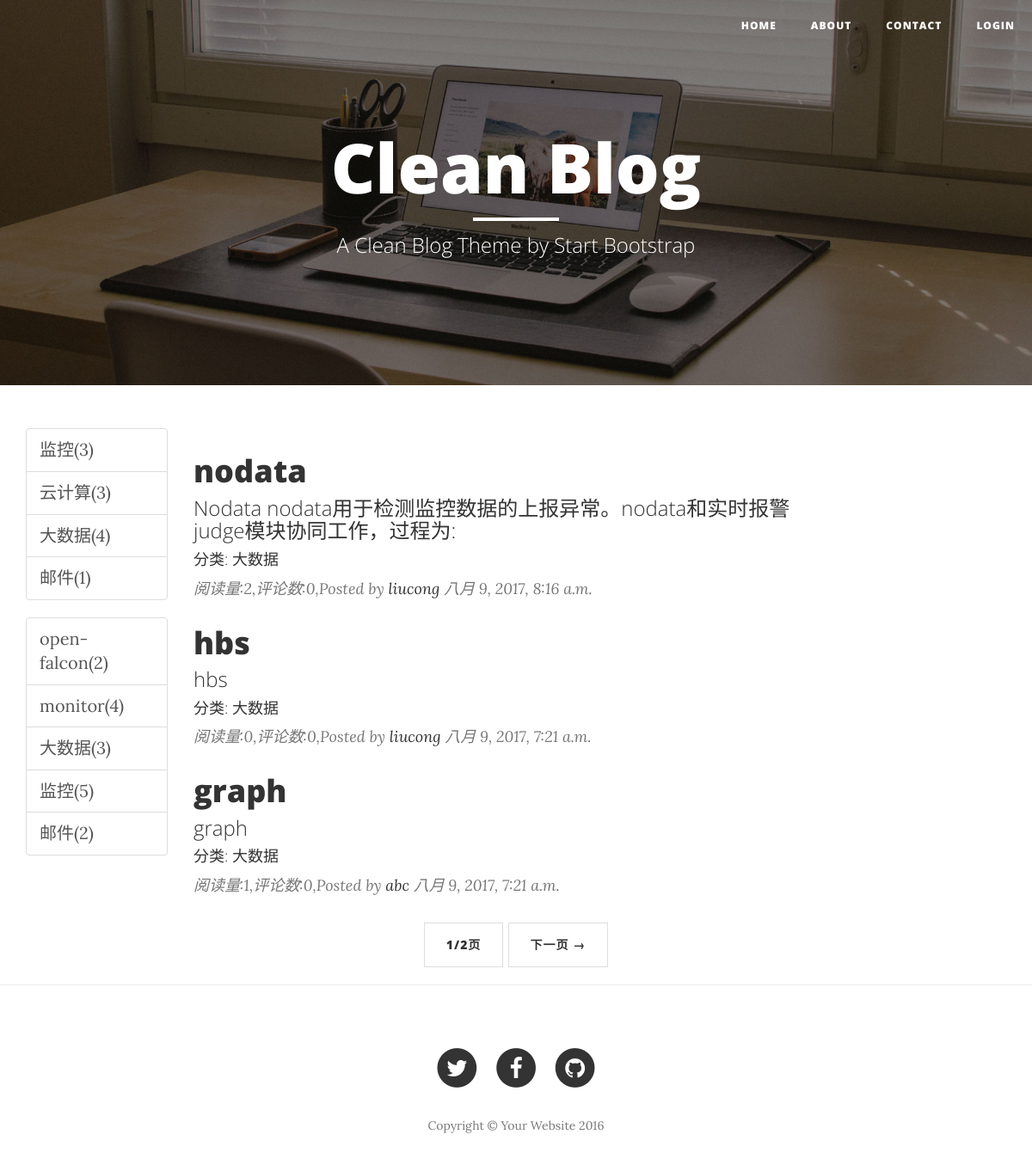
/blog/3/, run on an earlier commit of the app's database.
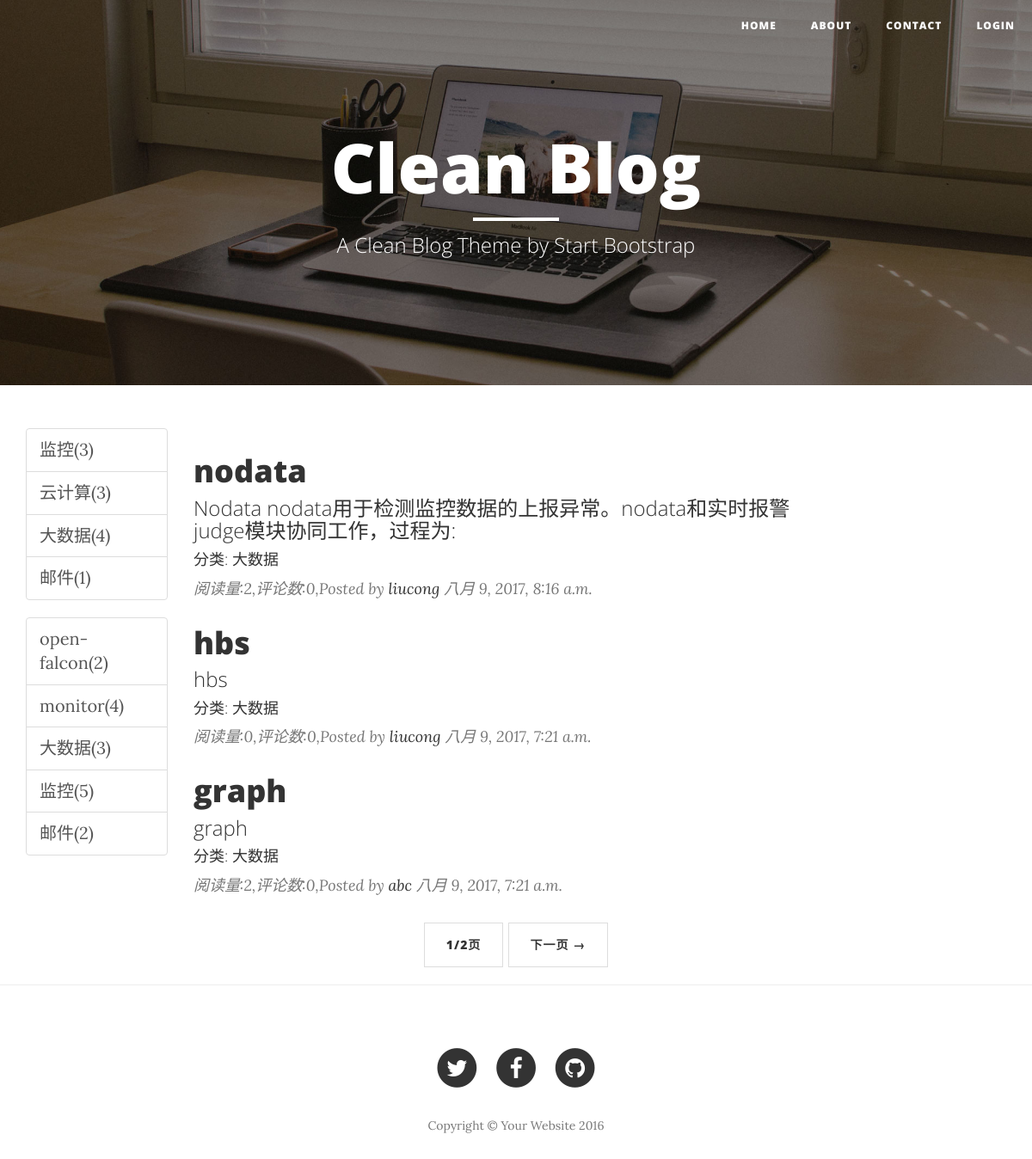
And on a later commit of the database.
### blog/models.py (models this page shows, shortened)
class Category(models.Model):
    name = models.CharField(max_length=255)
    def __unicode__(self):
        return self.name

class Tag(models.Model):
    name = models.CharField(max_length=255)
    def __unicode__(self):
        return self.name

class Article(models.Model):
    title = models.CharField(max_length=255)
    abstract = models.CharField(max_length=255,blank=True)
    content = models.TextField()
    create_time = models.DateTimeField(auto_now_add=True)
    modify_time = models.DateTimeField(auto_now_add=True)
    author = models.ForeignKey(Author,on_delete=models.CASCADE)
    tags = models.ManyToManyField(Tag,blank=True)
    category = models.ForeignKey(Category,on_delete=models.CASCADE)
    read_count = models.PositiveIntegerField(default=0)
    def get_absolute_url(self):
        return reverse("blog:detail",kwargs={'pk':self.pk})

class Author(models.Model):
    name  = models.CharField(max_length=255)
    password = models.CharField(max_length=255)
    email = models.EmailField()

### blog/views.py (the view)
# urls.py: url(r'^(?P<cid>[0-9]*)/$', views.index,name="index"),
def index(request,cid=-1):
    if cid == -1:
        article_list = Article.objects.all().order_by('-create_time')
    else:
        category = get_object_or_404(Category,pk=cid)
        article_list = Article.objects.filter(category=category).order_by('-create_time')
    paginator = Paginator(article_list,3)
    page = request.GET.get('page')
    try:
        pager = paginator.page(page)
    except PageNotAnInteger:
        pager = paginator.page(1)
    return render(request,'blog/index.html',context={'pager':pager})

### blog/templatetags/tags.py (called while the page is built)
@register.simple_tag
def get_categories():
    return Category.objects.all()

@register.simple_tag
def get_tags():
    return Tag.objects.annotate(num_articles=Count('article')).filter(num_articles__gt=0)

### blog/templates/blog/index.html (shortened to what this page needs)
{% extends 'blog/base.html' %}
{% load tags %}
{% block header %}
    <header class="intro-header bg-img">
        <div class="container">
            <div class="row">
                <div class="col-lg-8 col-lg-offset-2 col-md-10 col-md-offset-1">
                    <div class="site-heading">
                        <h1>Clean Blog</h1>
                        <hr class="small">
                        <span class="subheading">A Clean Blog Theme by Start Bootstrap</span>
                    </div>
                </div>
            </div>
        </div>
    </header>
{% endblock header %}
{% block main %}
    <div class="col-lg-8 col-md-10">
    {% for article in pager.object_list %}
        <div class="post-preview">
            <a href="{{ article.get_absolute_url }}">
                <h2 class="post-title">
                    {{ article.title }}
                </h2>
                <h3 class="post-subtitle">
                    {{ article.abstract }}
                </h3>
                <h4 class="post-subtitle">
                    分类: {{ article.category }}
                </h4>
            </a>
            <p class="post-meta">阅读量:{{ article.read_count }},评论数:{{ article.comment_set.count }},Posted by <a href="#">{{ article.author.name }}</a> {{ article.create_time }}</p>
        </div>
    {% empty %}
        <div class="post-preview">
            暂时还没有发布的文章!
        </div>
        <hr>
        {% endfor %}
        <ul class="pager">
            <li>
                <a href="#">{{ pager.number }}/{{ pager.paginator.num_pages }}页</a>
            </li>
            {% if pager.has_next %}
            <li>
                <a href="?page={{ pager.next_page_number }}">下一页 &rarr;</a>
            </li>
            {% endif %}
        </ul>
     </div>
{% endblock main %}

### blog/templates/blog/base.html (shortened to what this page needs)
{% load staticfiles %}
{% load tags %}
<!DOCTYPE html>
<html lang="en">
<head>
    <link href="{% static 'blog/vendor/bootstrap/css/bootstrap.min.css' %}" rel="stylesheet">
    <link href="{% static 'blog/css/clean-blog.min.css' %}" rel="stylesheet">
    <link href="{% static 'blog/vendor/font-awesome/css/font-awesome.min.css' %}" rel="stylesheet" type="text/css">
    <link href="{% static 'blog/css/django-blog.css' %}" rel="stylesheet">
    <link href="{% static 'blog/css/code.css' %}" rel="stylesheet">
</head>
<body>
    <nav class="navbar navbar-default navbar-custom navbar-fixed-top">
        <div class="container-fluid">
            <div class="navbar-header page-scroll">
                <a class="navbar-brand" href="{% url 'blog:index' %}">
                </a>
            </div>
            <div class="collapse navbar-collapse" id="bs-example-navbar-collapse-1">
                <ul class="nav navbar-nav navbar-right">
                    <li>
                        <a href="{% url 'blog:index'%}">Home</a>
                    </li>
                    <li>
                        <a href="{% url 'blog:about' %}">About</a> </li>
                    <li>
                        <a href="{% url 'blog:contact'%}">Contact</a>
                    </li>
                    <li>
                        {% if not user.is_authenticated %}
                        <a href="/users/login/?next={{ request.path }}">login</a>
                        {% else %}
                        <a href="/users/logout/?next=/">logout</a>
                        {% endif %}
                    </li>
                </ul>
            </div>
        </div>
    </nav>
    {% block header %}
    {% endblock %}
    <div class="container">
        <div class="row">
            <div class="col-lg-2 col-md-2">
                {% get_categories as categories %}
                <div class="list-group">
                {% for category in categories %}
                <a href="{% url 'blog:index' category.pk %}" class="list-group-item">
                    {{ category }}({{ category.article_set.count}})
                </a>
                {% empty %}
                暂无文章分类
                {% endfor %}
                </div>
                {% get_tags as tags %}
                <div class="list-group">
                {% for tag in tags %}
                <a href="#" class="list-group-item">
                    {{ tag }}({{ tag.num_articles }})
                </a>
                {% empty %}
                暂无文章分类
                {% endfor %}
                </div>
            </div>
            {% block main %}
            {% endblock %}
        </div>
    </div>
    <hr>
    <footer>
        <div class="container">
            <div class="row">
                <div class="col-lg-8 col-lg-offset-2 col-md-10 col-md-offset-1">
                    <ul class="list-inline text-center">
                        <li>
                            <a href="#">
                                <span class="fa-stack fa-lg">
                                    <i class="fa fa-circle fa-stack-2x"></i>
                                    <i class="fa fa-twitter fa-stack-1x fa-inverse"></i>
                                </span>
                            </a>
                        </li>
                        <li>
                            <a href="#">
                                <span class="fa-stack fa-lg">
                                    <i class="fa fa-circle fa-stack-2x"></i>
                                    <i class="fa fa-facebook fa-stack-1x fa-inverse"></i>
                                </span>
                            </a>
                        </li>
                        <li>
                            <a href="#">
                                <span class="fa-stack fa-lg">
                                    <i class="fa fa-circle fa-stack-2x"></i>
                                    <i class="fa fa-github fa-stack-1x fa-inverse"></i>
                                </span>
                            </a>
                        </li>
                    </ul>
                    <p class="copyright text-muted">Copyright &copy; Your Website 2016</p>
                </div>
            </div>
        </div>
    </footer>
</body>
</html>

### blog/static/blog/css/django-blog.css (style rules this page uses)
.bg-img { background-image: url('../img/home-bg.jpg') }

What changed in the data, as far as the page shows it:
changed Article "graph": read_count "1" → "2"
